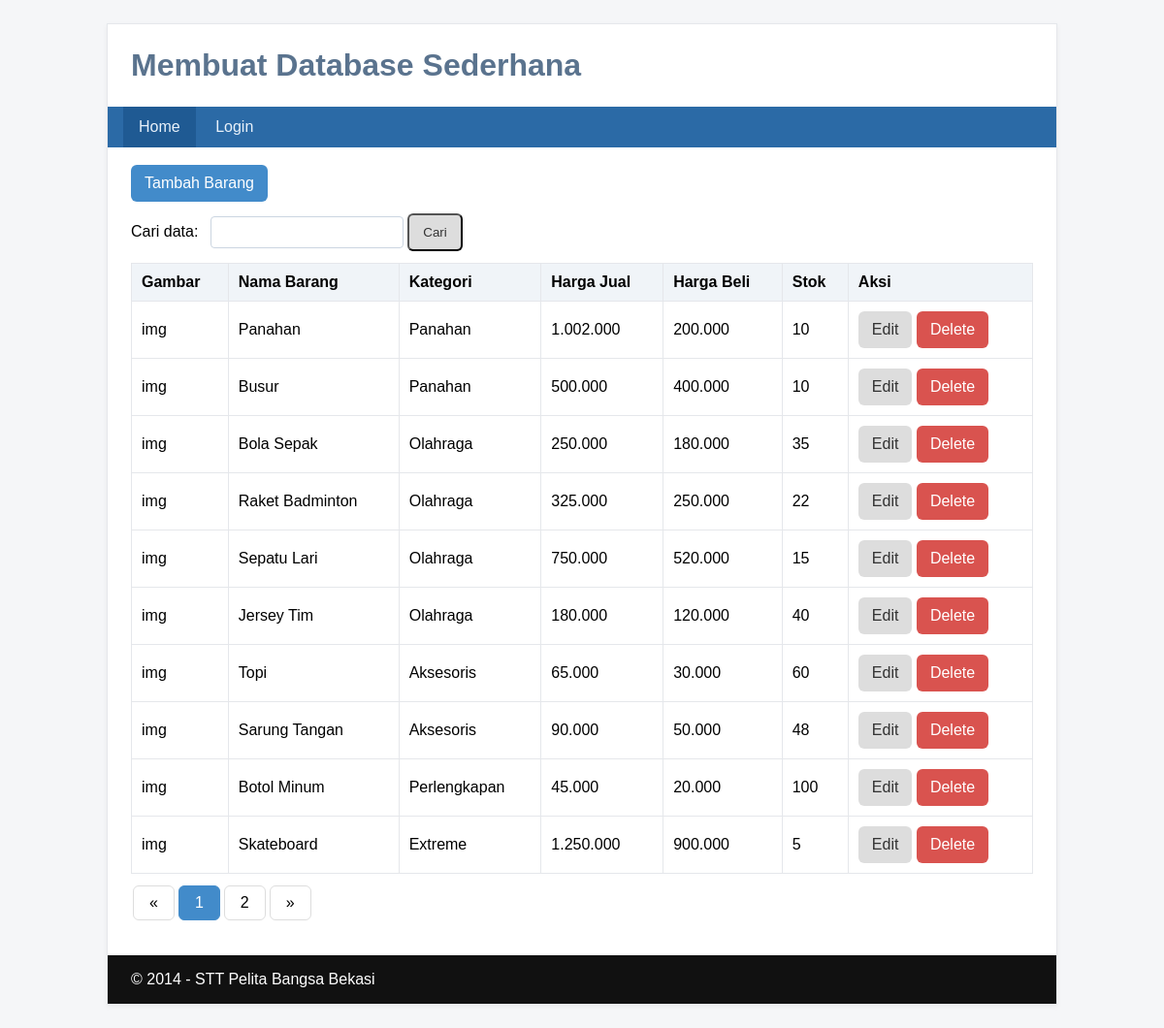
The page / on the database its author committed.
### tables this page shows
CREATE TABLE `data_barang` (
  `id` INT UNSIGNED NOT NULL AUTO_INCREMENT,
  `nama` VARCHAR(100) NOT NULL,
  `kategori` VARCHAR(50) NOT NULL,
  `harga_jual` DECIMAL(15,2) NOT NULL DEFAULT 0,
  `harga_beli` DECIMAL(15,2) NOT NULL DEFAULT 0,
  `stok` INT NOT NULL DEFAULT 0,
  `gambar` VARCHAR(255) DEFAULT NULL,
  PRIMARY KEY (`id`),
  KEY `idx_kategori` (`kategori`),
  KEY `idx_nama` (`nama`)
);

### index.php (the view, shortened to what this page needs)
<?php
include_once 'koneksi.php';
$q = isset($_GET['q']) ? trim($_GET['q']) : '';
$sql = 'SELECT * FROM data_barang';
$sql_count = "SELECT COUNT(*) FROM data_barang";
$result_count = mysqli_query($conn, $sql_count);
$count = 0;
if ($result_count) {
  $r_data = mysqli_fetch_row($result_count);
  $count = (int)$r_data[0];
}
$per_page = 10;
$num_page = $per_page > 0 ? (int)ceil($count / $per_page) : 1;
$limit = $per_page;
if (isset($_GET['page']) && ctype_digit($_GET['page'])) {
  $page = max(1, (int)$_GET['page']);
  $offset = ($page - 1) * $per_page;
} else {
  $offset = 0;
  $page = 1;
}
$sql .= " LIMIT {$offset}, {$limit}";
$result = mysqli_query($conn, $sql);
include_once 'header.php';
?>
<a class="btn" href="tambah_barang.php">Tambah Barang</a>
<form method="get" class="form-row">
  <label for="q">Cari data:</label>
  <input type="text" id="q" name="q" value="<?php echo htmlspecialchars($q); ?>" />
  <button type="submit" name="submit" class="btn gray">Cari</button>
</form>
<?php if ($result && mysqli_num_rows($result) > 0): ?>
<table class="table">
  <thead>
    <tr>
      <th>Gambar</th>
      <th>Nama Barang</th>
      <th>Kategori</th>
      <th>Harga Jual</th>
      <th>Harga Beli</th>
      <th>Stok</th>
      <th>Aksi</th>
    </tr>
  </thead>
  <tbody>
  <?php while ($row = mysqli_fetch_assoc($result)): ?>
    <tr>
      <td>
        <?php
          $src = '';
        ?>
        <?php if ($src !== ''): ?>
          <img src="<?php echo htmlspecialchars($src); ?>" alt="img">
        <?php else: ?>
          <span>img</span>
        <?php endif; ?>
      </td>
      <td><?php echo htmlspecialchars($row['nama']); ?></td>
      <td><?php echo htmlspecialchars($row['kategori']); ?></td>
      <td><?php echo number_format((float)$row['harga_jual'], 0, ',', '.'); ?></td>
      <td><?php echo number_format((float)$row['harga_beli'], 0, ',', '.'); ?></td>
      <td><?php echo (int)$row['stok']; ?></td>
      <td>
        <a href="edit.php?id=<?php echo (int)$row['id']; ?>" class="btn gray">Edit</a>
        <a href="delete.php?id=<?php echo (int)$row['id']; ?>" class="btn danger" onclick="return confirm('Yakin hapus data ini?');">Delete</a>
      </td>
    </tr>
  <?php endwhile; ?>
  </tbody>
</table>
<ul class="pagination">
  <li><a href="#">&laquo;</a></li>
  <?php for ($i = 1; $i <= max(1,$num_page); $i++):
    $link = "?page={$i}";
    $class = ($page == $i ? 'active' : '');
    echo "<li><a class=\"{$class}\" href=\"{$link}\">{$i}</a></li>";
  endfor; ?>
  <li><a href="#">&raquo;</a></li>
</ul>
<?php else: ?>
  <p>Tidak ada data.</p>
<?php endif; ?>
<?php include_once 'footer.php'; ?>

### header.php (shortened to what this page needs)
?><!DOCTYPE html>
<html lang="id">
<head>
  <link rel="stylesheet" href="assets/styles.css">
</head>
<body>
  <div class="container">
    <h1>Membuat Database Sederhana</h1>
    <nav class="topnav">
      <a href="index.php" class="active">Home</a>
      <a href="#">Login</a>
    </nav>
    <div class="content">

### footer.php
    </div>
    <footer class="footer">
      <div>© 2014 - STT Pelita Bangsa Bekasi</div>
    </footer>
  </div>
</body>
</html>

### assets/styles.css (style rules this page uses)
* { box-sizing: border-box; }
body { font-family: Arial, Helvetica, sans-serif; background:#f5f6f8; margin:0; }
.container { max-width: 980px; margin: 24px auto; background: #fff; border:1px solid #e5e7eb; box-shadow: 0 2px 6px rgba(0,0,0,.05); }
.container > h1 { margin:0; padding:24px; color:#5a738e; }
.topnav { background:#2b6aa6; padding: 0 16px; }
.topnav a { color:#e8f1fa; text-decoration:none; padding:12px 16px; display:inline-block; }
.topnav a.active { background:#1f5a93; }
.content { padding: 18px 24px 32px 24px; }
.btn { display:inline-block; background:#428bca; color:#fff; padding:10px 14px; border-radius:6px; text-decoration:none; }
.btn.gray { background:#ddd; color:#333; }
.btn.danger { background:#d9534f; }
.form-row { margin:12px 0; }
label { margin-right:8px; }
input[type="text"] { padding:8px 10px; border:1px solid #cbd5e1; border-radius:4px; }
.table { width:100%; border-collapse: collapse; margin-top: 12px; }
.table th, .table td { border:1px solid #e5e7eb; padding:10px; text-align:left; }
.table th { background:#f0f4f8; }
.footer { background:#111; color:#fff; padding:16px 24px; }
ul.pagination { display: inline-block; padding: 0; margin: 12px 0 0 0; }
ul.pagination li { display: inline; }
ul.pagination li a { color: black; float: left; padding: 8px 16px; text-decoration: none; transition: background-color .3s; border: 1px solid #ddd; margin: 0 2px; border-radius:6px; }
ul.pagination li a.active { background-color: #428bca; color: white; border: 1px solid #428bca; }

### rows shown on the page
data_barang: nama "Panahan", kategori "Panahan", harga_jual "1.002.000", harga_beli "200.000", stok "10"
data_barang: nama "Busur", kategori "Panahan", harga_jual "500.000", harga_beli "400.000", stok "10"
data_barang: nama "Bola Sepak", kategori "Olahraga", harga_jual "250.000", harga_beli "180.000", stok "35"
data_barang: nama "Raket Badminton", kategori "Olahraga", harga_jual "325.000", harga_beli "250.000", stok "22"
data_barang: nama "Sepatu Lari", kategori "Olahraga", harga_jual "750.000", harga_beli "520.000", stok "15"
data_barang: nama "Jersey Tim", kategori "Olahraga", harga_jual "180.000", harga_beli "120.000", stok "40"
data_barang: nama "Topi", kategori "Aksesoris", harga_jual "65.000", harga_beli "30.000", stok "60"
data_barang: nama "Sarung Tangan", kategori "Aksesoris", harga_jual "90.000", harga_beli "50.000", stok "48"
data_barang: nama "Botol Minum", kategori "Perlengkapan", harga_jual "45.000", harga_beli "20.000", stok "100"
data_barang: nama "Skateboard", kategori "Extreme", harga_jual "1.250.000", harga_beli "900.000", stok "5"
